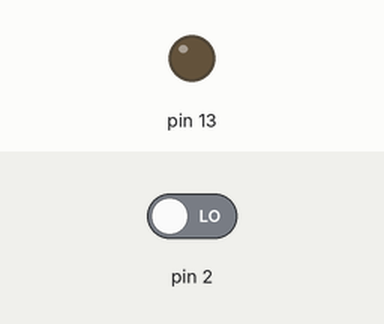
A sketch run on a simulated Arduino Uno, built with avr-gcc and run on an emulated ATmega328P. On the bench: output pins drawn as LEDs (lit = HIGH). The inputs (shaded band) are chosen by the test bench; at power-on: pin 2 LOW.

Above: at 1.2 s.
1.3 s: pin 2 driven HIGH
At 2.4 s:
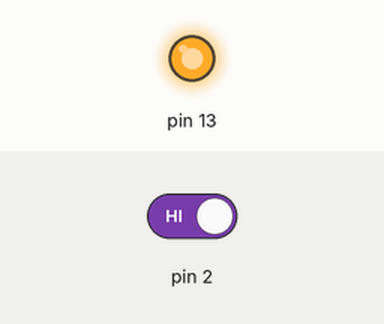
Timing chart, 0 to 4.3 s (numbered marks = the images above; inputs shaded):
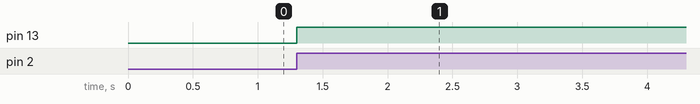

The sketch:

TinkerCAD_02___________-____.ino
```cpp
int curState = 0; // òåêóùåå ñîñòîÿíèå êíîïêè
int prevState = 0; // ïðåäûäóùåå ñîñòîÿíèå êíîïêè
boolean ledOn = false; // òåêóùåå ñîñòîÿíèå
void setup() {
  pinMode(2, INPUT);
  pinMode(13, OUTPUT);
}
void loop() {
  curState=digitalRead(2); // ñ÷èòûâàåì ñîñòîÿíèå êíîïêè
  if (curState==HIGH && prevState==LOW) {
    ledOn=!ledOn; // èçìåíÿåì òåêóùåå ñîñòîÿíèå
    digitalWrite(13, ledOn);
  }
  prevState=curState; // ïðåäûäóùåå ñîñòîÿíèå çàïîìèíàåì
}
```

Measured:
- after the input at 1.3 s, pin 13: LOW → HIGH at once
